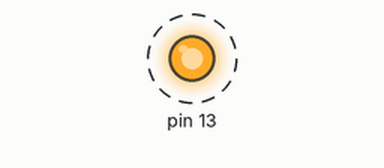
Bench run of a sketch on a simulated Arduino Uno, built with avr-gcc and run on an emulated ATmega328P. Parts: output pins drawn as LEDs (lit = HIGH). Dashed ring = blinking.

Above: at 0.2 s.
Timing chart, 0 to 3.0 s (numbered marks = the images above):
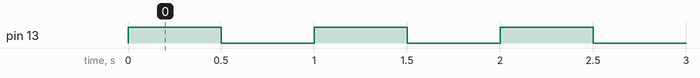

The sketch:

03_02_masking.ino
```cpp
/*
  Blink:
  Blinks an LED by bit masking.
  The on-board LED on the Arduino UNO is at PortB 5.
 */

// Defining the MASK function to access the bit left shifted by x
#define MASK(x) ((unsigned char) (1<<(x)))

void setup(){
  // DDRB |= MASK(5);   // The LED pin is output. Mask: 00100000
  // DDRB is Data Direction Register on Port B
  // This register maps each of its bits to the Input Output pins for Port B.
  // If a bit is set to 1 then that pin is set as an output. 0 is input.
  DDRB = DDRB | MASK(5); // Bit on Index 5 is Assigned a 1 so it is an Output.
  // | is the bit wise OR

}

void loop(){
   PORTB |= MASK(5);  // Turn LED on
  delay(500);
   PORTB &= ~MASK(5); // Turn LED off
  delay(500);
}
```

Measured:
- by itself, pin 13: alternates HIGH for 0.50 s and LOW for 0.50 s
